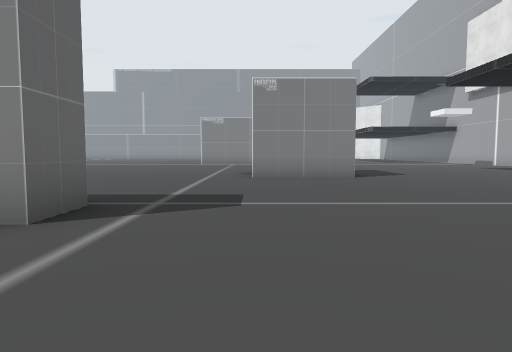
view 1 (above)

24 first-person views from a walk through a Unity game level. The camera is 1.2 m above the floor, tilts 4° down and sees 75° across. The floor is counted in squares, 2 m on a side. Each view is taken from the middle of a square. On the plan, view 1 faces up. The plan holds only what a view shows up to about 10 squares ahead; the rest is blank. The place goes on beyond the plan. The player character is not drawn. Some surface patterns are stand-ins.

view 2
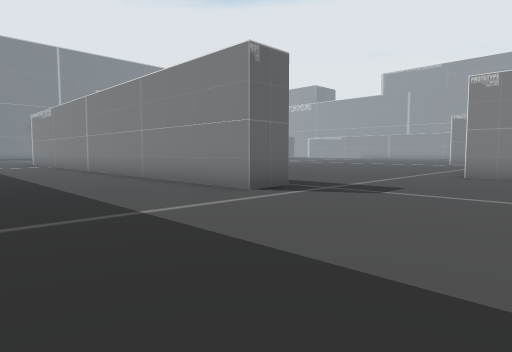

view 3
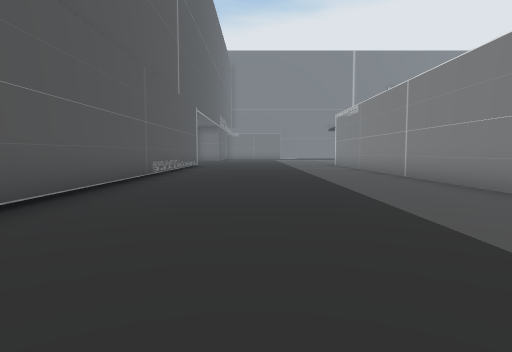

view 4
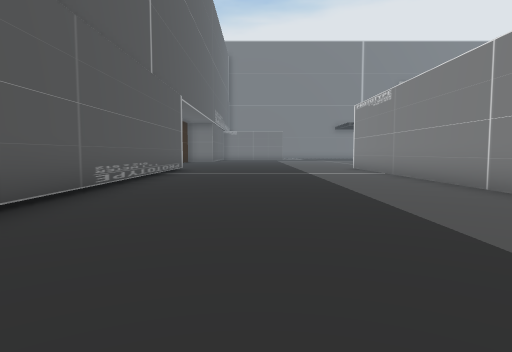

view 5
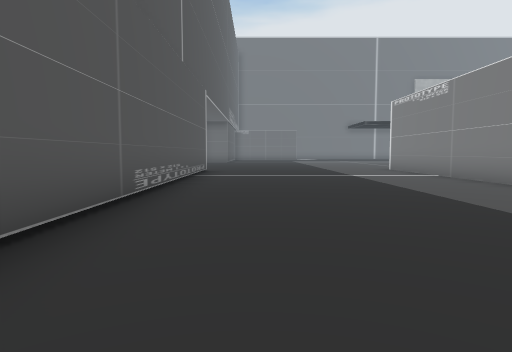

view 6
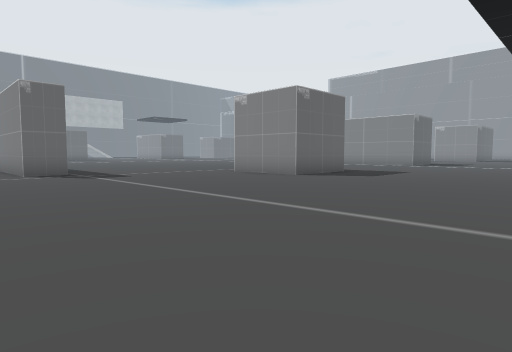

view 7
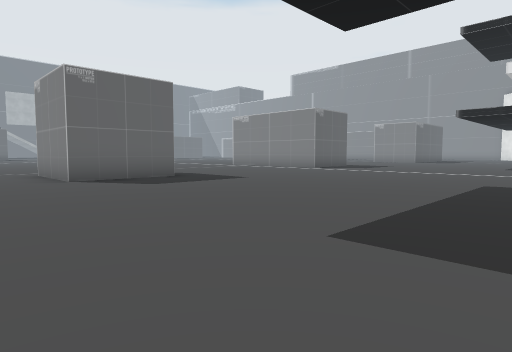

view 8
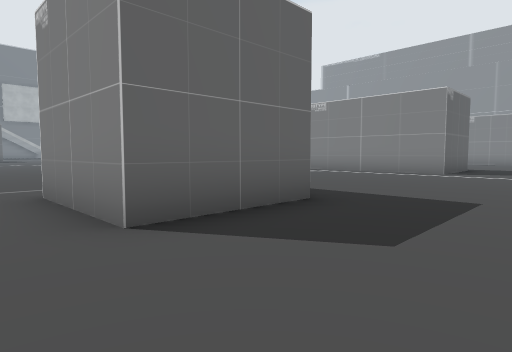

view 9
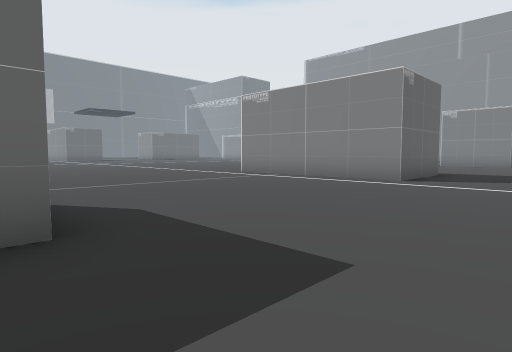

view 10
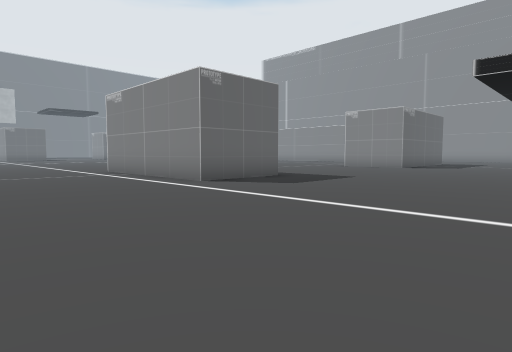

view 11
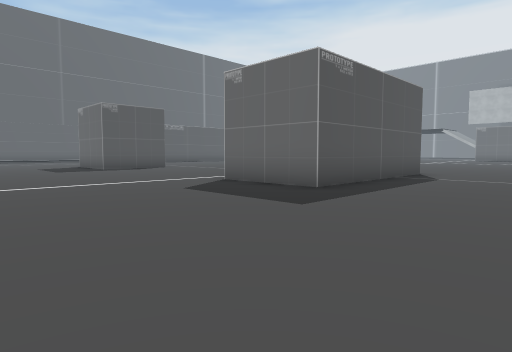

view 12
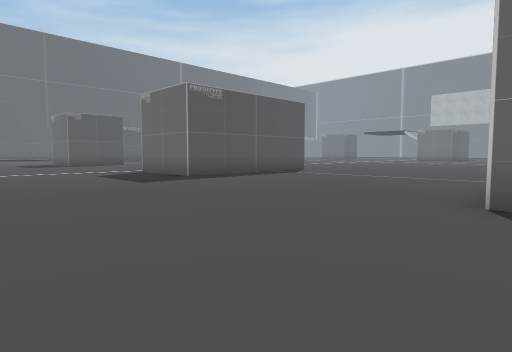

view 13
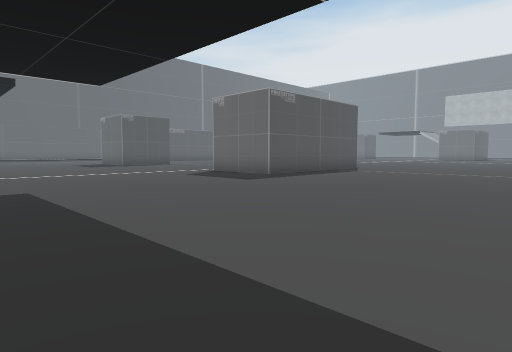

view 14
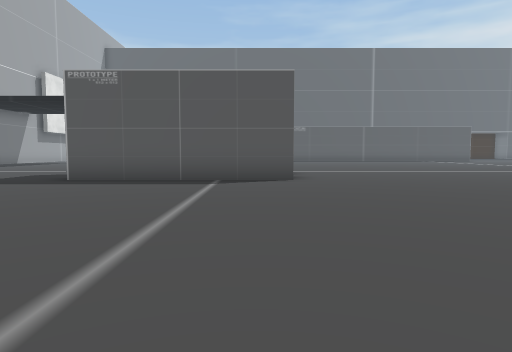

view 15
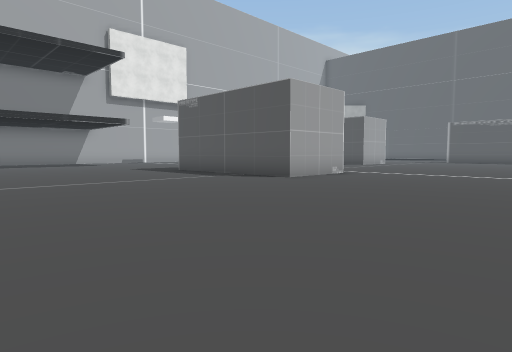

view 16
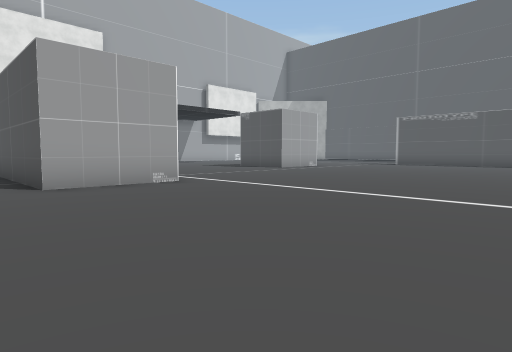

view 17
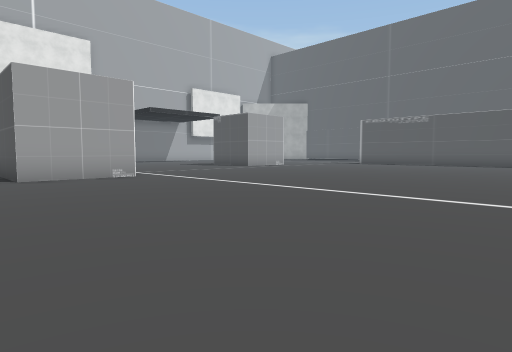

view 18
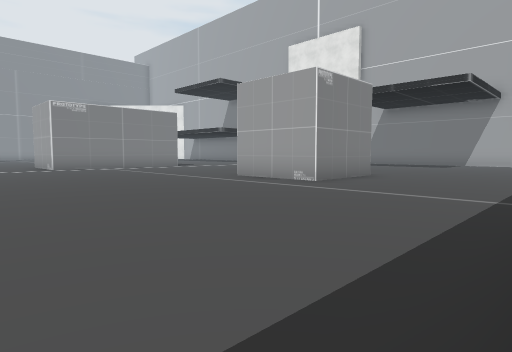

view 19
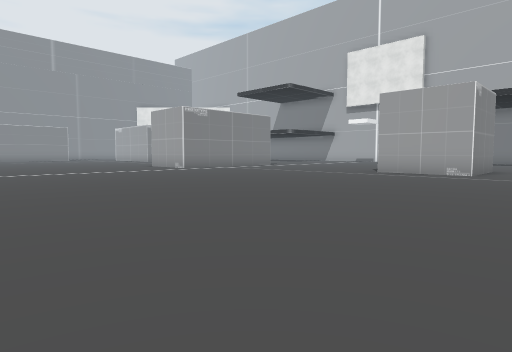

view 20
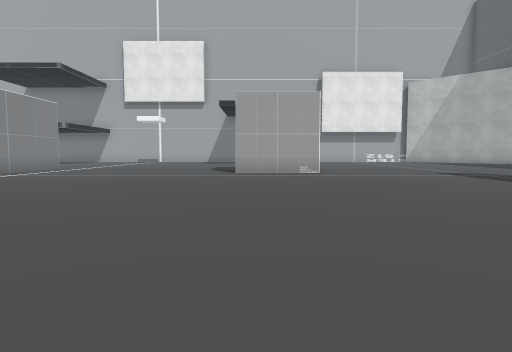

view 21
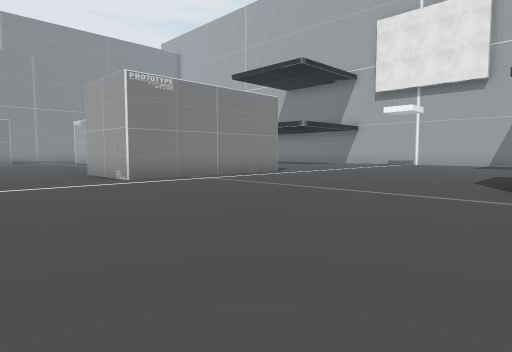

view 22
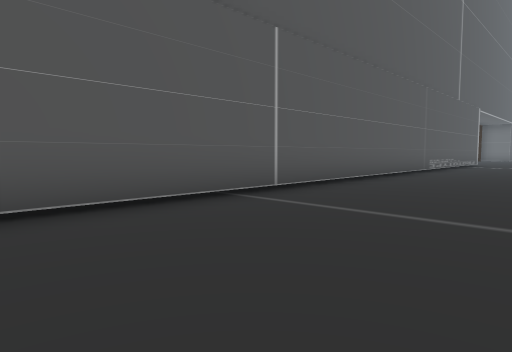

view 23
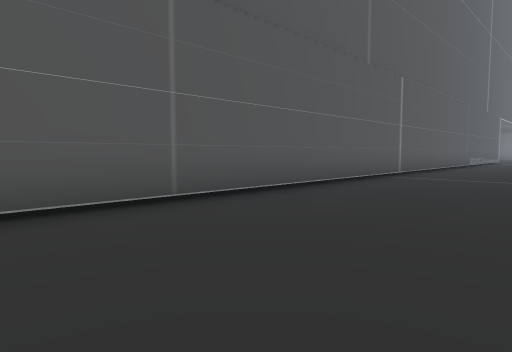

view 24
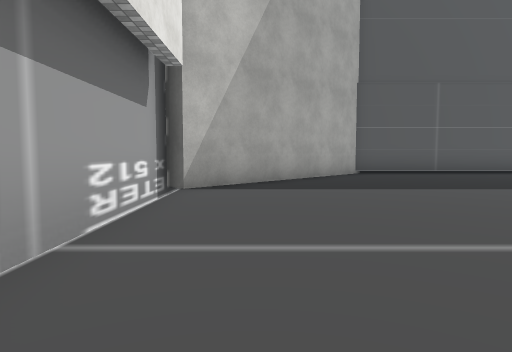

### Floor plan
Points are (right, up) in squares from view 1. A wall is a line through its corners. A room is listed if a view was taken in it or the views show most of it. See-through windows are left out.
Room 1 (views 1, 2, 3, 4, 5, 6, 7, 8, 9, 10, 11, 12, 13, 14, 15, 16, 17, 18, 19, 20, 21, 22, 23, 24)
walls: (-2.8, 17.2) (-2.8, 19.7) (2.2, 19.7) (2.2, 17.2) (-2.8, 17.2); (2.4, 10.6) (2.4, 8.1) (-0.1, 8.1) (-0.1, 10.6); (-1.9, 3.9) (-1.9, 2.8) (-15.1, 2.8); (11.6, 0.1) (11.6, 4); (-14.9, -3.6) (7.1, -3.6) (11.2, 0.5)

Where each view was taken, in squares from view 1:
view 1: 0 up, 0 right, facing up
view 2: 1 down, 2 right, facing up-left
view 3: 1 down, 1 left, facing left
view 4: 1 down, 4 left, facing left
view 5: 2 down, 5 left, facing left
view 6: 1 up, 8 right, facing up-left
view 7: 6 up, 10 right, facing up-left
view 8: 7 up, 5 right, facing up-left
view 9: 10 up, 5 right, facing up-left
view 10: 13 up, 8 right, facing up-left
view 11: 23 up, 7 right, facing down-left
view 12: 27 up, 7 right, facing down-left
view 13: 26 up, 9 right, facing down-left
view 14: 27 up, 2 left, facing down
view 15: 26 up, 8 left, facing down-right
view 16: 21 up, 9 left, facing down-right
view 17: 21 up, 11 left, facing down-right
view 18: 4 up, 6 left, facing up-right
view 19: 6 up, 10 left, facing up-right
view 20: 10 up, 10 left, facing right
view 21: 10 up, 6 left, facing up-right
view 22: 0 up, 2 right, facing down-left
view 23: 0 up, 7 right, facing down-left
view 24: 6 up, 10 right, facing down
